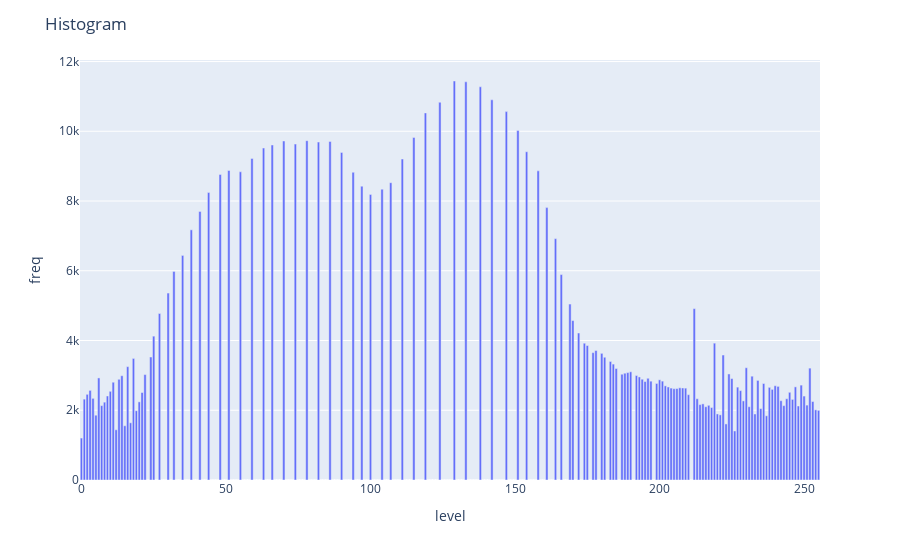

Notebook code cell kept with this figure:
### Markdown cell above
### How to equalize an image

### Code cell
# A gray
img_g_e = cv2.equalizeHist(img_g)

# A colorful
# imgHSV = cv2.cvtColor(img,cv.CV_BGR2HSV);
# h,s,v = cv2.split(imgHSV);
# h = cv2.equalizeHist(h);
# s = cv2.equalizeHist(s);
# v = cv2.equalizeHist(v);
# hsv = cv2.merge([h,s,v]);
# img_g_e = cv2.cvtColor(hsv,cv.CV_HSV2BGR);

plot_hist(img_g_e, "Histogram")
plot_img_by_obj(img_g_e)

### Figure 1 — Plotly figure (JSON) as saved in the notebook; plotly's stock layout.template omitted (floating-point values rounded to 4 significant figures; data arrays with more than 128 entries replaced by an {"elided": "..."} marker saying what was removed)
{"data": [{"alignmentgroup": "True", "hovertemplate": "level=%{x}<br>freq=%{y}<extra></extra>", "legendgroup": "", "marker": {"color": "#636efa"}, "name": "", "offsetgroup": "", "orientation": "v", "showlegend": false, "textposition": "auto", "type": "bar", "x": {"elided": "256 int values"}, "xaxis": "x", "y": {"elided": "256 int values"}, "yaxis": "y"}], "layout": {"barmode": "relative", "legend": {"tracegroupgap": 0}, "margin": {"t": 60}, "title": {"text": "Histogram"}, "xaxis": {"anchor": "y", "domain": [0, 1], "title": {"text": "level"}}, "yaxis": {"anchor": "x", "domain": [0, 1], "title": {"text": "freq"}}}}
